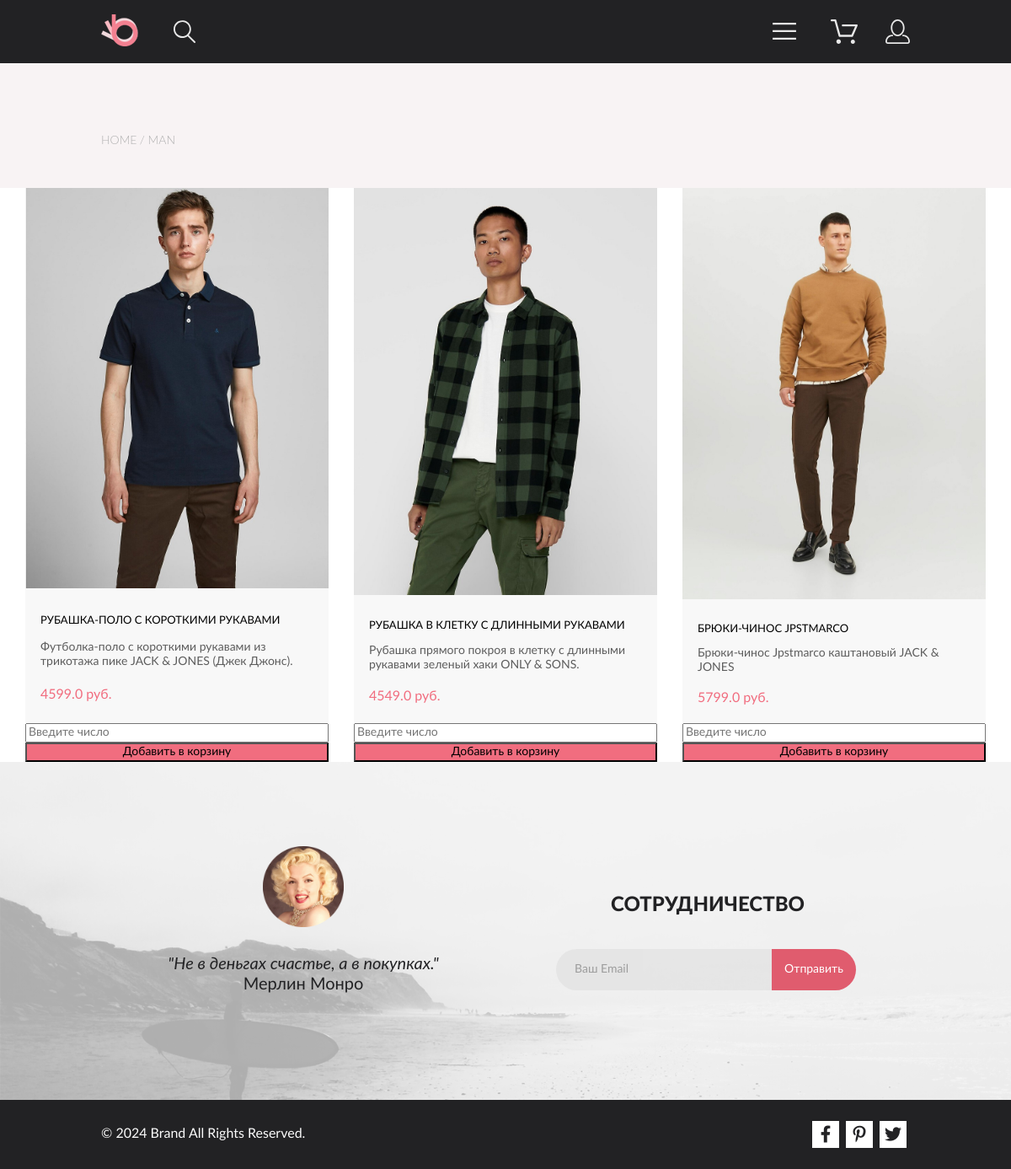
/for_men, run on the app's committed database.
### models.py (models this page shows)
class Product(db.Model):
    id = db.Column(db.Integer, primary_key=True)
    name = db.Column(db.String(100), nullable=False)
    category = db.Column(db.String(100), nullable=False)
    price = db.Column(db.Float, nullable=False)
    description = db.Column(db.String, nullable=False)
    image = db.Column(db.String, nullable=False)

### main.py (the view)
@app.route('/for_men')
def for_men():
    products = Product.query.filter_by(category='Мужчины').all()
    return render_template('for_men.html', data=products)

### templates/for_men.html (shortened to what this page needs)
{% extends 'base.html' %}
{% block body %}
    <main class="main">
        <section class="heading">
            <div class="heading__wrapper container">
                <ul class="nav justify-content-end heading__menu">
                    <li class="nav-item">
                        <a class="nav-link heading__nav-link heading__nav-link-first" aria-current="page"
                            href="/catalog">home</a>
                    </li>
                    <li class="nav-item">
                        <a class="nav-link heading__nav-link" href="/for_men">man</a>
                    </li>
                </ul>
            </div>
        </section>
        <section class="catalog container">
            <div class="catalog__grid">
            {% for el in data%}
                <div class="catalog__item">
                    <div class="catalog__item-imgwrapper">
                        <img class="catalog__item-img" src={{el.image}} alt={{el.name}}>
                    </div>
                        <h3 class="catalog__item-heading">{{el.name}}</h3>
                        <p class="catalog__item-text">{{el.description}}</p>
                        <p class="catalog__item-price">{{el.price}} руб.</p>
                        <form action="/checkout" method="post" class="registration__form">
                            <input type="number" style="width: 250" name="quantity" id="quantity" placeholder="Введите число" required>
                            <button type="submit" style="width: 250; background-color: #F16D7F">Добавить в корзину</button>
                        </form>
                </div>
            {% endfor %}
            </div>
        </section>
    </main>
{% endblock %}

### data on the page
Product: image (picture), name "РУБАШКА-ПОЛО С КОРОТКИМИ РУКАВАМИ", description "Футболка-поло с короткими рукавами из трикотажа пике JACK & JONES (Джек Джонс).", price "4599.0"
Product: image (picture), name "РУБАШКА В КЛЕТКУ С ДЛИННЫМИ РУКАВАМИ", description "Рубашка прямого покроя в клетку с длинными рукавами зеленый хаки ONLY & SONS.", price "4549.0"
Product: image (picture), name "БРЮКИ-ЧИНОС JPSTMARCO", description "Брюки-чинос Jpstmarco каштановый JACK & JONES", price "5799.0"
